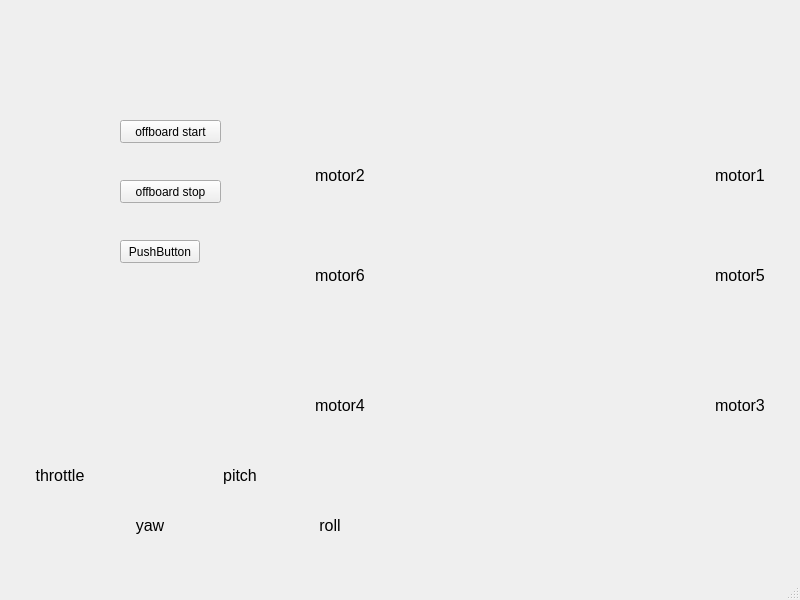
<?xml version="1.0" encoding="UTF-8"?>
<ui version="4.0">
 <class>MainWindow</class>
 <widget class="QMainWindow" name="MainWindow">
  <property name="geometry">
   <rect>
    <x>0</x>
    <y>0</y>
    <width>800</width>
    <height>600</height>
   </rect>
  </property>
  <property name="windowTitle">
   <string>MainWindow</string>
  </property>
  <widget class="QWidget" name="centralwidget">
   <widget class="QPushButton" name="pushButton_start">
    <property name="geometry">
     <rect>
      <x>120</x>
      <y>120</y>
      <width>101</width>
      <height>23</height>
     </rect>
    </property>
    <property name="text">
     <string>offboard start</string>
    </property>
   </widget>
   <widget class="QPushButton" name="pushButton_2">
    <property name="geometry">
     <rect>
      <x>120</x>
      <y>240</y>
      <width>80</width>
      <height>23</height>
     </rect>
    </property>
    <property name="text">
     <string>PushButton</string>
    </property>
   </widget>
   <widget class="QPushButton" name="pushButton_stop">
    <property name="geometry">
     <rect>
      <x>120</x>
      <y>180</y>
      <width>101</width>
      <height>23</height>
     </rect>
    </property>
    <property name="text">
     <string>offboard stop</string>
    </property>
   </widget>
   <widget class="QLabel" name="label_throttle">
    <property name="geometry">
     <rect>
      <x>10</x>
      <y>460</y>
      <width>100</width>
      <height>30</height>
     </rect>
    </property>
    <property name="font">
     <font>
      <pointsize>12</pointsize>
     </font>
    </property>
    <property name="text">
     <string>throttle</string>
    </property>
    <property name="alignment">
     <set>Qt::AlignCenter</set>
    </property>
   </widget>
   <widget class="QLabel" name="label_yaw">
    <property name="geometry">
     <rect>
      <x>100</x>
      <y>510</y>
      <width>100</width>
      <height>30</height>
     </rect>
    </property>
    <property name="font">
     <font>
      <pointsize>12</pointsize>
     </font>
    </property>
    <property name="text">
     <string>yaw</string>
    </property>
    <property name="alignment">
     <set>Qt::AlignCenter</set>
    </property>
   </widget>
   <widget class="QLabel" name="label_pitch">
    <property name="geometry">
     <rect>
      <x>190</x>
      <y>460</y>
      <width>100</width>
      <height>30</height>
     </rect>
    </property>
    <property name="font">
     <font>
      <pointsize>12</pointsize>
     </font>
    </property>
    <property name="text">
     <string>pitch</string>
    </property>
    <property name="alignment">
     <set>Qt::AlignCenter</set>
    </property>
   </widget>
   <widget class="QLabel" name="label_roll">
    <property name="geometry">
     <rect>
      <x>280</x>
      <y>510</y>
      <width>100</width>
      <height>30</height>
     </rect>
    </property>
    <property name="font">
     <font>
      <pointsize>12</pointsize>
     </font>
    </property>
    <property name="text">
     <string>roll</string>
    </property>
    <property name="alignment">
     <set>Qt::AlignCenter</set>
    </property>
   </widget>
   <widget class="QLabel" name="label_motor1">
    <property name="geometry">
     <rect>
      <x>690</x>
      <y>160</y>
      <width>100</width>
      <height>30</height>
     </rect>
    </property>
    <property name="font">
     <font>
      <pointsize>12</pointsize>
     </font>
    </property>
    <property name="text">
     <string>motor1</string>
    </property>
    <property name="alignment">
     <set>Qt::AlignCenter</set>
    </property>
   </widget>
   <widget class="QLabel" name="label_motor2">
    <property name="geometry">
     <rect>
      <x>290</x>
      <y>160</y>
      <width>100</width>
      <height>30</height>
     </rect>
    </property>
    <property name="font">
     <font>
      <pointsize>12</pointsize>
     </font>
    </property>
    <property name="text">
     <string>motor2</string>
    </property>
    <property name="alignment">
     <set>Qt::AlignCenter</set>
    </property>
   </widget>
   <widget class="QLabel" name="label_motor3">
    <property name="geometry">
     <rect>
      <x>690</x>
      <y>390</y>
      <width>100</width>
      <height>30</height>
     </rect>
    </property>
    <property name="font">
     <font>
      <pointsize>12</pointsize>
     </font>
    </property>
    <property name="text">
     <string>motor3</string>
    </property>
    <property name="alignment">
     <set>Qt::AlignCenter</set>
    </property>
   </widget>
   <widget class="QLabel" name="label_motor4">
    <property name="geometry">
     <rect>
      <x>290</x>
      <y>390</y>
      <width>100</width>
      <height>30</height>
     </rect>
    </property>
    <property name="font">
     <font>
      <pointsize>12</pointsize>
     </font>
    </property>
    <property name="text">
     <string>motor4</string>
    </property>
    <property name="alignment">
     <set>Qt::AlignCenter</set>
    </property>
   </widget>
   <widget class="QLabel" name="label_motor5">
    <property name="geometry">
     <rect>
      <x>690</x>
      <y>260</y>
      <width>100</width>
      <height>30</height>
     </rect>
    </property>
    <property name="font">
     <font>
      <pointsize>12</pointsize>
     </font>
    </property>
    <property name="text">
     <string>motor5</string>
    </property>
    <property name="alignment">
     <set>Qt::AlignCenter</set>
    </property>
   </widget>
   <widget class="QLabel" name="label_motor6">
    <property name="geometry">
     <rect>
      <x>290</x>
      <y>260</y>
      <width>100</width>
      <height>30</height>
     </rect>
    </property>
    <property name="font">
     <font>
      <pointsize>12</pointsize>
     </font>
    </property>
    <property name="text">
     <string>motor6</string>
    </property>
    <property name="alignment">
     <set>Qt::AlignCenter</set>
    </property>
   </widget>
   <widget class="QLabel" name="label_picture_rov">
    <property name="geometry">
     <rect>
      <x>390</x>
      <y>110</y>
      <width>291</width>
      <height>361</height>
     </rect>
    </property>
    <property name="styleSheet">
     <string notr="true">border-image: url(:/newPrefix/bluerov.png);</string>
    </property>
    <property name="text">
     <string/>
    </property>
   </widget>
   <zorder>label_picture_rov</zorder>
   <zorder>pushButton_start</zorder>
   <zorder>pushButton_2</zorder>
   <zorder>pushButton_stop</zorder>
   <zorder>label_throttle</zorder>
   <zorder>label_yaw</zorder>
   <zorder>label_pitch</zorder>
   <zorder>label_roll</zorder>
   <zorder>label_motor1</zorder>
   <zorder>label_motor2</zorder>
   <zorder>label_motor3</zorder>
   <zorder>label_motor4</zorder>
   <zorder>label_motor5</zorder>
   <zorder>label_motor6</zorder>
  </widget>
  <widget class="QMenuBar" name="menubar">
   <property name="geometry">
    <rect>
     <x>0</x>
     <y>0</y>
     <width>800</width>
     <height>20</height>
    </rect>
   </property>
  </widget>
  <widget class="QStatusBar" name="statusbar"/>
 </widget>
 <resources>
  <include location="../../../other/picture.qrc"/>
 </resources>
 <connections/>
</ui>
